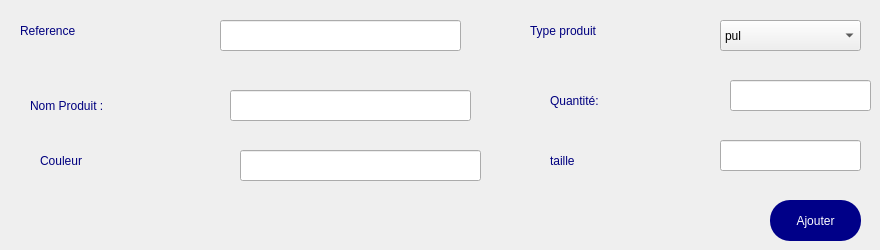
               <widget class="QWidget" name="tab_18">
                <attribute name="title">
                 <string>Nouveau</string>
                </attribute>
                <widget class="QLabel" name="label_7">
                 <property name="geometry">
                  <rect>
                   <x>20</x>
                   <y>10</y>
                   <width>111</width>
                   <height>41</height>
                  </rect>
                 </property>
                 <property name="styleSheet">
                  <string notr="true">color: rgb(0, 0, 127);
</string>
                 </property>
                 <property name="text">
                  <string>Reference</string>
                 </property>
                </widget>
                <widget class="QLabel" name="label_8">
                 <property name="geometry">
                  <rect>
                   <x>30</x>
                   <y>90</y>
                   <width>91</width>
                   <height>31</height>
                  </rect>
                 </property>
                 <property name="styleSheet">
                  <string notr="true">color: rgb(0, 0, 127);</string>
                 </property>
                 <property name="text">
                  <string>Nom Produit :</string>
                 </property>
                </widget>
                <widget class="QLabel" name="label_9">
                 <property name="geometry">
                  <rect>
                   <x>530</x>
                   <y>20</y>
                   <width>121</width>
                   <height>21</height>
                  </rect>
                 </property>
                 <property name="styleSheet">
                  <string notr="true">color: rgb(0, 0, 127);</string>
                 </property>
                 <property name="text">
                  <string>Type produit</string>
                 </property>
                </widget>
                <widget class="QLabel" name="label_10">
                 <property name="geometry">
                  <rect>
                   <x>550</x>
                   <y>90</y>
                   <width>101</width>
                   <height>21</height>
                  </rect>
                 </property>
                 <property name="styleSheet">
                  <string notr="true">color: rgb(0, 0, 127);</string>
                 </property>
                 <property name="text">
                  <string>Quantité:</string>
                 </property>
                </widget>
                <widget class="QLineEdit" name="le_ref">
                 <property name="geometry">
                  <rect>
                   <x>220</x>
                   <y>20</y>
                   <width>241</width>
                   <height>31</height>
                  </rect>
                 </property>
                 <property name="styleSheet">
                  <string notr="true">border-bottom-color: rgb(0, 0, 127);</string>
                 </property>
                 <property name="inputMask">
                  <string/>
                 </property>
                 <property name="text">
                  <string/>
                 </property>
                 <property name="maxLength">
                  <number>32767</number>
                 </property>
                </widget>
                <widget class="QLineEdit" name="le_nomp">
                 <property name="geometry">
                  <rect>
                   <x>230</x>
                   <y>90</y>
                   <width>241</width>
                   <height>31</height>
                  </rect>
                 </property>
                 <property name="styleSheet">
                  <string notr="true">border-bottom-color: rgb(0, 0, 127);</string>
                 </property>
                 <property name="inputMask">
                  <string/>
                 </property>
                 <property name="text">
                  <string/>
                 </property>
                </widget>
                <widget class="QPushButton" name="pushButton_16">
                 <property name="geometry">
                  <rect>
                   <x>770</x>
                   <y>200</y>
                   <width>91</width>
                   <height>41</height>
                  </rect>
                 </property>
                 <property name="styleSheet">
                  <string notr="true">background-color: rgb(0, 0, 136);
color: rgb(255, 255, 255);
border-radius:20px;</string>
                 </property>
                 <property name="text">
                  <string>Ajouter</string>
                 </property>
                </widget>
                <widget class="QComboBox" name="cb_type">
                 <property name="geometry">
                  <rect>
                   <x>720</x>
                   <y>20</y>
                   <width>141</width>
                   <height>31</height>
                  </rect>
                 </property>
                 <property name="styleSheet">
                  <string notr="true">border-bottom-color: rgb(0, 0, 127);</string>
                 </property>
                 <item>
                  <property name="text">
                   <string>pul</string>
                  </property>
                 </item>
                 <item>
                  <property name="text">
                   <string>t-shiejkbhj</string>
                  </property>
                 </item>
                </widget>
                <widget class="QLineEdit" name="le_qte">
                 <property name="geometry">
                  <rect>
                   <x>730</x>
                   <y>80</y>
                   <width>141</width>
                   <height>31</height>
                  </rect>
                 </property>
                 <property name="styleSheet">
                  <string notr="true">border-bottom-color: rgb(0, 0, 127);</string>
                 </property>
                </widget>
                <widget class="QLabel" name="label_20">
                 <property name="geometry">
                  <rect>
                   <x>40</x>
                   <y>150</y>
                   <width>101</width>
                   <height>21</height>
                  </rect>
                 </property>
                 <property name="styleSheet">
                  <string notr="true">color: rgb(0, 0, 127);</string>
                 </property>
                 <property name="text">
                  <string>Couleur</string>
                 </property>
                </widget>
                <widget class="QLineEdit" name="le_col">
                 <property name="geometry">
                  <rect>
                   <x>240</x>
                   <y>150</y>
                   <width>241</width>
                   <height>31</height>
                  </rect>
                 </property>
                 <property name="styleSheet">
                  <string notr="true">border-bottom-color: rgb(0, 0, 127);</string>
                 </property>
                </widget>
                <widget class="QLabel" name="label_21">
                 <property name="geometry">
                  <rect>
                   <x>550</x>
                   <y>150</y>
                   <width>101</width>
                   <height>21</height>
                  </rect>
                 </property>
                 <property name="styleSheet">
                  <string notr="true">color: rgb(0, 0, 127);</string>
                 </property>
                 <property name="text">
                  <string>taille</string>
                 </property>
                </widget>
                <widget class="QLineEdit" name="le_taille">
                 <property name="geometry">
                  <rect>
                   <x>720</x>
                   <y>140</y>
                   <width>141</width>
                   <height>31</height>
                  </rect>
                 </property>
                 <property name="styleSheet">
                  <string notr="true">border-bottom-color: rgb(0, 0, 127);</string>
                 </property>
                </widget>
               </widget>
